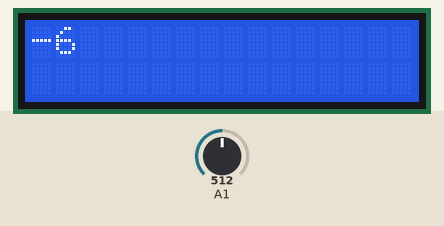
Recording of a sketch running on a simulated Arduino Uno, built with avr-gcc and run on an emulated ATmega328P. Shown: 16×2 character LCD. Inputs (shaded band) come from the test bench; at power-on: A1 = 512.

Above: at 1.2 s.
1.3 s: A1 set to 716
At 2.7 s:
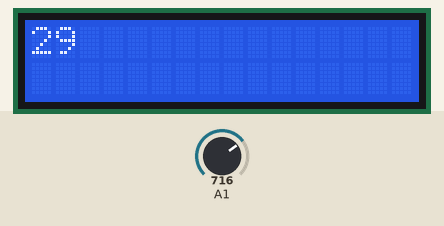
4.5 s: A1 set to 900
At 5.6 s:
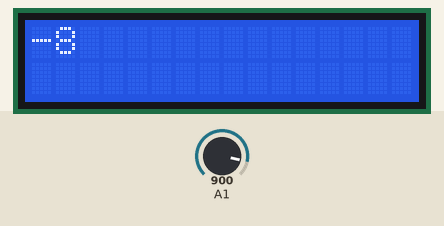
7.5 s: A1 set to 1023
At 8.6 s:
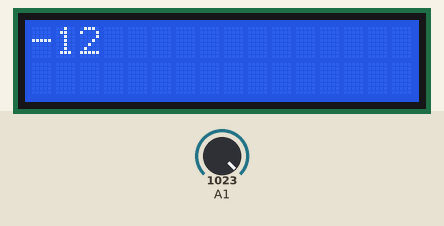
Timing chart, 0 to 10.5 s (numbered marks = the images above; inputs shaded):
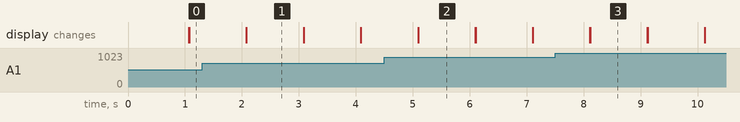

The sketch:

random_array.ino
```cpp
#include <Wire.h>
#include <LiquidCrystal_I2C.h>

int T = 0;
//Fixed by RoboCode
LiquidCrystal_I2C lcd_27(0x27, 16, 2);

void setup()
{
  lcd_27.begin ();
  lcd_27.backlight();
}

void loop()
{
  T = ( ( analogRead(1) * 500 ) / 1023 );
  lcd_27.setCursor(1-1, 1-1);
  lcd_27.print( T );
  delay(1000);
  lcd_27.clear();
}
```

Measured:
- after the input at 1.3 s, the display: first differs from a run without the input after 0.78 s (image 1)
- after the input at 4.5 s, the display: first differs from a run without the input after 0.60 s (image 2)
- after the input at 7.5 s, the display: first differs from a run without the input after 0.62 s (image 3)
- what the display in image 1 shows lasts 1.0 s, from 2.1 s to 3.1 s
